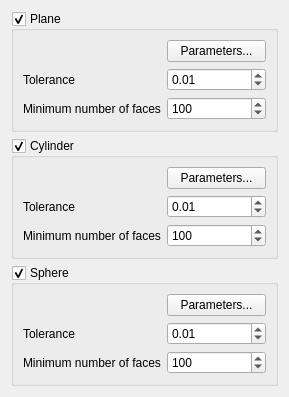
<?xml version="1.0" encoding="UTF-8"?>
<ui version="4.0">
 <class>MeshGui::SegmentationBestFit</class>
 <widget class="QWidget" name="MeshGui::SegmentationBestFit">
  <property name="geometry">
   <rect>
    <x>0</x>
    <y>0</y>
    <width>289</width>
    <height>354</height>
   </rect>
  </property>
  <property name="windowTitle">
   <string>Mesh segmentation</string>
  </property>
  <layout class="QGridLayout" name="gridLayout_4">
   <item row="2" column="0" colspan="2">
    <widget class="QGroupBox" name="groupBoxSph">
     <property name="title">
      <string>Sphere</string>
     </property>
     <property name="checkable">
      <bool>true</bool>
     </property>
     <layout class="QGridLayout" name="gridLayout_3">
      <item row="1" column="0">
       <widget class="QLabel" name="label_7">
        <property name="text">
         <string>Tolerance</string>
        </property>
       </widget>
      </item>
      <item row="1" column="1">
       <widget class="QDoubleSpinBox" name="tolSph">
        <property name="singleStep">
         <double>0.010000000000000</double>
        </property>
        <property name="value">
         <double>0.010000000000000</double>
        </property>
       </widget>
      </item>
      <item row="2" column="0">
       <widget class="QLabel" name="label_8">
        <property name="text">
         <string>Minimum number of faces</string>
        </property>
       </widget>
      </item>
      <item row="2" column="1">
       <widget class="QSpinBox" name="numSph">
        <property name="maximum">
         <number>100000</number>
        </property>
        <property name="value">
         <number>100</number>
        </property>
       </widget>
      </item>
      <item row="0" column="1">
       <widget class="QPushButton" name="sphereParameters">
        <property name="text">
         <string>Parameters...</string>
        </property>
       </widget>
      </item>
     </layout>
    </widget>
   </item>
   <item row="0" column="0" colspan="2">
    <widget class="QGroupBox" name="groupBoxPln">
     <property name="title">
      <string>Plane</string>
     </property>
     <property name="checkable">
      <bool>true</bool>
     </property>
     <layout class="QGridLayout" name="gridLayout">
      <item row="1" column="0">
       <widget class="QLabel" name="label">
        <property name="text">
         <string>Tolerance</string>
        </property>
       </widget>
      </item>
      <item row="1" column="1">
       <widget class="QDoubleSpinBox" name="tolPln">
        <property name="singleStep">
         <double>0.010000000000000</double>
        </property>
        <property name="value">
         <double>0.010000000000000</double>
        </property>
       </widget>
      </item>
      <item row="2" column="0">
       <widget class="QLabel" name="label_2">
        <property name="text">
         <string>Minimum number of faces</string>
        </property>
       </widget>
      </item>
      <item row="2" column="1">
       <widget class="QSpinBox" name="numPln">
        <property name="maximum">
         <number>100000</number>
        </property>
        <property name="value">
         <number>100</number>
        </property>
       </widget>
      </item>
      <item row="0" column="1">
       <widget class="QPushButton" name="planeParameters">
        <property name="text">
         <string>Parameters...</string>
        </property>
       </widget>
      </item>
     </layout>
    </widget>
   </item>
   <item row="1" column="0" colspan="2">
    <widget class="QGroupBox" name="groupBoxCyl">
     <property name="title">
      <string>Cylinder</string>
     </property>
     <property name="checkable">
      <bool>true</bool>
     </property>
     <layout class="QGridLayout" name="gridLayout_2">
      <item row="1" column="0">
       <widget class="QLabel" name="label_4">
        <property name="text">
         <string>Tolerance</string>
        </property>
       </widget>
      </item>
      <item row="1" column="1">
       <widget class="QDoubleSpinBox" name="tolCyl">
        <property name="singleStep">
         <double>0.010000000000000</double>
        </property>
        <property name="value">
         <double>0.010000000000000</double>
        </property>
       </widget>
      </item>
      <item row="2" column="0">
       <widget class="QLabel" name="label_5">
        <property name="text">
         <string>Minimum number of faces</string>
        </property>
       </widget>
      </item>
      <item row="2" column="1">
       <widget class="QSpinBox" name="numCyl">
        <property name="maximum">
         <number>100000</number>
        </property>
        <property name="value">
         <number>100</number>
        </property>
       </widget>
      </item>
      <item row="0" column="1">
       <widget class="QPushButton" name="cylinderParameters">
        <property name="text">
         <string>Parameters...</string>
        </property>
       </widget>
      </item>
     </layout>
    </widget>
   </item>
  </layout>
 </widget>
 <resources/>
 <connections/>
</ui>
